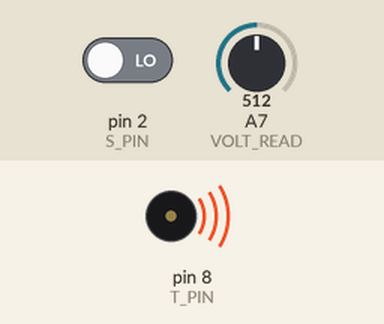
This sketch was run on a simulated Arduino Nano, built with avr-gcc and run on an emulated ATmega328P. Shown: buzzer (waves = sounding). The test bench sets the inputs (shaded band); at power-on: pin 2 (S_PIN) LOW, A7 (VOLT_READ) = 512. What the sketch prints to the serial monitor is not drawn.

Above: at 0.01 s.
At 1.4 s:
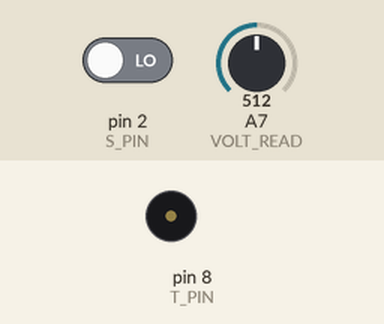
1.5 s: pin 2 (S_PIN) driven HIGH
At 1.65 s:
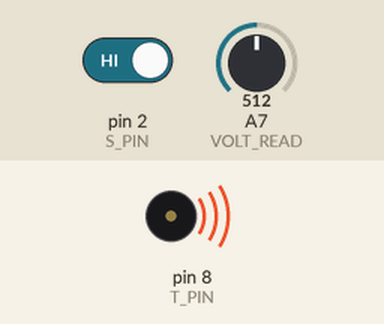
Timing chart, 0 to 4.9 s (numbered marks = the images above; inputs shaded):
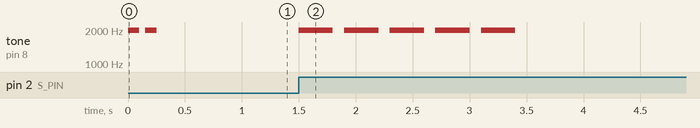

Measured:
- after the input at 1.5 s, tone on pin 8 (T_PIN): alternates 1980 Hz for 0.30 s and silent for 0.10 s, 10 changes in all, then stays silent, starting at once

The sketch:

Motion_arlarm.ino
```cpp
#define VOLT_READ         A7          // VOLTAGE DROP READING PIN
#define S_PIN             2           // MOTION SENSOR PIN
#define T_PIN             8           // TONE PIN
#define T_PITCH           1980        // TONE PITCH
#define T_LONG_TIME       300         // LONG TONE DURATION IN MS
#define T_SHORT_TIME      100         // SHORT TONE DURATION IN MS
#define WORKING_RATE      10          // UPDATING RATE
#define ONE               1           // REFERENCE ON MY FORMER BOSS, A.K.A "sMARTEST GUY IN THE wORLD"
#define MIN_BEEP          5           // MINIMUM OF BEEPS TO MAKE SOME NOISE

uint8_t S_STATE = 0;                  // FOR READING THE STATE OF THE SENSOR
uint8_t S_STATE_LAST = 0;             // PREVIOUS STATE OF THE SENSOR
uint8_t beep_counter = 0;             // BEEPS TO BE SOUNDED
uint16_t step_counter = 0;            // STEPS TO COUNT, MAYBE USELESS, WE'LL SEE
uint16_t T_TIME = T_LONG_TIME;        // BEEP TIME DURATION
unsigned long time_counter = 0;       // TIME COUNTER TO KEEP TRACK OF BEEPS
unsigned long current_time = 0;       // TIME COUNTER FOR SOMETHING
uint16_t VOLT_MAX = 0;                // MAX REGISTERED VOLTAGE
uint16_t VOLT_CURRENT = 0;            // CURRENT VOLTAGE

void setup()
{
  Serial.begin(9600);
  Serial.println("Init!");
  pinMode(T_PIN, OUTPUT);
  pinMode(S_PIN, INPUT);
  pinMode(VOLT_READ, INPUT);

  // BARELY TYPICAL ALARM ARMING SOUND
  tone(T_PIN, T_PITCH, T_SHORT_TIME);
  delay(T_SHORT_TIME);
  noTone(T_PIN);
  delay(50);
  tone(T_PIN, T_PITCH, T_SHORT_TIME);
  delay(T_SHORT_TIME);
  noTone(T_PIN);

  S_STATE = digitalRead(S_PIN);
  S_STATE_LAST = S_STATE;
}

void loop()
{
  // READING
  S_STATE = digitalRead(S_PIN);
  VOLT_CURRENT = analogRead(VOLT_READ);

  // ACTIONS
  if(VOLT_CURRENT>VOLT_MAX){
    VOLT_MAX = VOLT_CURRENT;
  }
  if(VOLT_CURRENT < VOLT_MAX - 50){
    // ACTIONS FOR DISARMING OR JUST BEEP
    // TEST WITH BUZZER AND CAP
  }

  if (S_STATE_LAST != S_STATE)
  {
    if (beep_counter == 0)
    {
      beep_counter+=MIN_BEEP;
    }
    else
    {
      beep_counter += beep_counter;
    }

    if(beep_counter>MIN_BEEP)
    {
      T_TIME = T_LONG_TIME/2;
    }
    else
    {
      T_TIME = T_LONG_TIME;
    }

  }

  if (beep_counter > 0)
  {
    current_time = millis();
    // FIRST THE BEEP
    if (time_counter == 0)
    {
      tone(T_PIN, T_PITCH, T_LONG_TIME);
      time_counter = current_time;
    }
    // THEN THE BEEP PAUSE
    else if (current_time >= time_counter + T_TIME && current_time < time_counter + T_TIME + T_SHORT_TIME)
    {
      noTone(T_PIN);
    }
    else if (current_time >= time_counter + T_TIME + T_SHORT_TIME)
    {
      beep_counter--;
      time_counter = 0;
    }
  }

  S_STATE_LAST = digitalRead(S_PIN);

  step_counter++;
  if (step_counter >= WORKING_RATE + T_SHORT_TIME)
  {
    step_counter = 0;
  }
  // delay(ONE);
}
```
